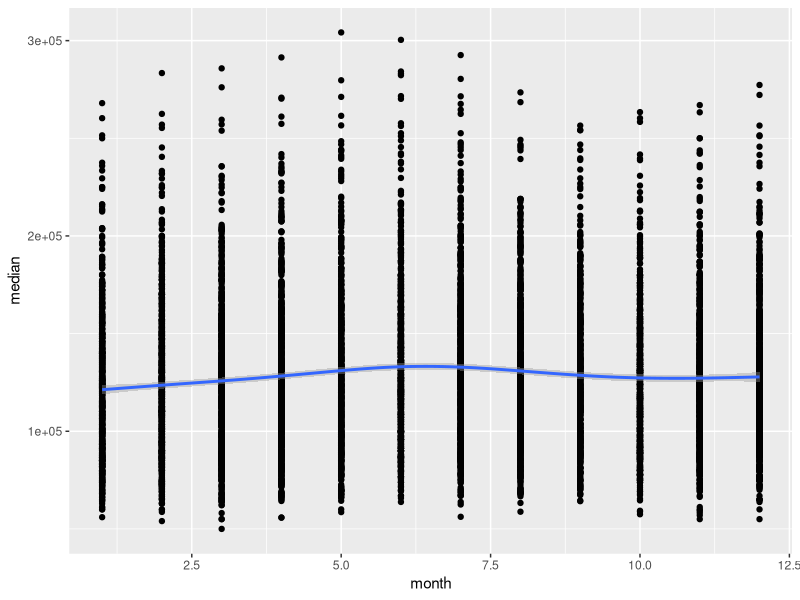
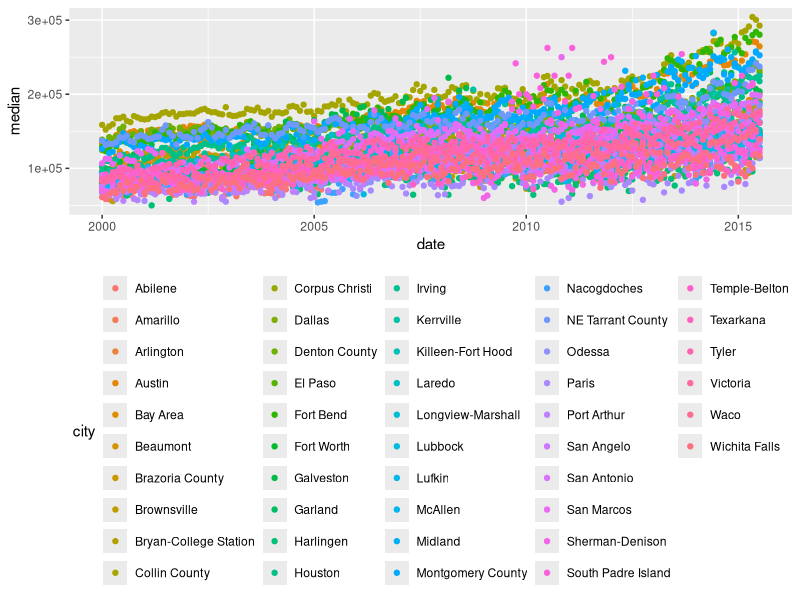

These figures' R source, in order:
## ---- chunk 1
knitr::opts_chunk$set(echo = TRUE)
library(tidyverse)
## ---- chunk 2
# A circle with diameter 7 has a circumference of
7 * pi

# A circle with diameter 7 has an area of
(7 / 2)^2 * pi

# A cylinder, with a face diameter of 7 and height of 16, has a volume of 
(7 / 2)^2 * pi * 16

## ---- chunk 3
planet_counts <- table(starwars$homeworld)
starwars <- mutate(starwars, homeworld_other = ifelse(planet_counts[homeworld] == 1, "Other", homeworld))
## ---- chunk 4
ggplot(txhousing, aes(x = month, y = median)) + geom_point() + geom_smooth()
## ---- chunk 5
ggplot(txhousing, aes(x = date, y = median, color = city)) + 
  geom_point() + 
  theme(legend.position="bottom")
